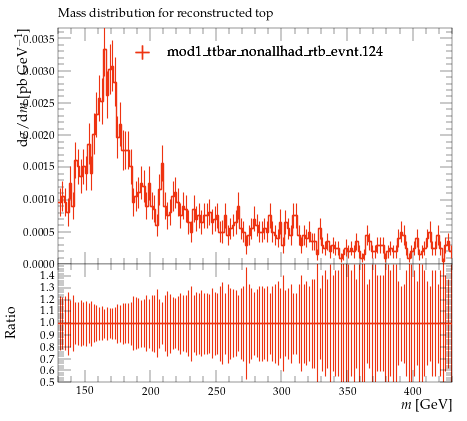

Generate this figure with Python:
#! /usr/bin/env python

# This Python script was auto-generated using YODA v2.0.2.
# Analysis object: /MC_TTBAR/onelep_t_mass
# Timestamp: 07-08-2026 (10:19:45)

import matplotlib as mpl
import matplotlib.pyplot as plt
mpl.use('Agg') # comment out for interactive use
import os
import numpy as np

plotDir = os.path.split(os.path.realpath(__file__))[0]
if 'YODA_USER_PLOT_PATH' in globals():
    plot_outdir = globals()['YODA_USER_PLOT_PATH']
else:
    plot_outdir = plotDir

#plot style
plt.style.use(os.path.join(plotDir, '../default.mplstyle'))
# plot metadata
figW, figH = plt.rcParams['figure.figsize']
ax_xLabel = r'$m$ [GeV]'
ax_yLabel = r'$\mathrm{d}\sigma/\mathrm{d}m$ [pb GeV$^{-1}$]'
ax_title  = r'Mass distribution for reconstructed top'
ax_xScale = 'linear'
ax_yScale = 'linear'
xLims = (130.0, 430.0)
yLims = (0.0, 0.0036658633)

# TeX-friendly labels for the legend
labels = {
    'legend' : ([ r"mod1\_ttbar\_nonallhad\_rtb\_evnt.124" ], r""),
}

# Adjust canvas width and height
canvasW = 10.0
canvasH = 9.0
figW *= canvasW/10.
figH *= canvasH/9.

# Create figure and axis objects
fig, (ax, ratio0_ax) = plt.subplots(2, 1, sharex=True,
                  figsize=(figW,figH), gridspec_kw={'height_ratios': (6.0, 3.0)})

# Set figure margins
plt.subplots_adjust(
    left   = 1.0 * plt.rcParams['figure.subplot.left'],
    right  = 1.0 * plt.rcParams['figure.subplot.right'],
    top    = 1.0 * plt.rcParams['figure.subplot.top'],
    bottom = 1.0 * plt.rcParams['figure.subplot.bottom'])

ratio0_ax.yaxis.set_major_locator(mpl.ticker.MultipleLocator(0.1))
ratio0_ax.set_ylim(0.5, 1.4999)
ratio0_ax.set_ylabel('Ratio')

# the numerical data is stored in a separate file
dataf = dict()
prefix = os.path.split(__file__)[0]
if prefix:    prefix = prefix + '/'
exec(open(prefix+'onelep_t_mass__data.py').read(), dataf)


legend_handles = dict() # keep track of handles for the legend

# style options for curves
# starts at zorder>=5 to draw curve on top of legend
styles = {
  'mod1_ttbar_nonallhad_rtb_evnt.124.yoda.gz': {
    'color' : '#EE3311',
    'linestyle' : '-',
    'linewidth' : 1,
    'marker' : 'none',
    'markersize' : 2,
    'capsize' : 0.0,
    'zorder' : 5,
    'histstyle' : 1,
    'drawstyle' : 'steps-pre',
    'xerrorbars' : 1,
    'yerrorbars' : 1,
    'fillcolor' : None,
    'fillopacity' : 1.0,
    'ratio0_linestyle' : '-',
    'ratio0_linewidth' : 1,
    'ratio0_marker' : 'none',
    'ratio0_markersize' : 2,
    'ratio0_capsize' : 0.0,
    'ratio0_zorder' : 5,
    'ratio0_histstyle' : 1,
    'ratio0_drawstyle' : 'steps-pre',
    'ratio0_xerrorbars' : 1,
    'ratio0_yerrorbars' : 1,
  },
}

# curve from input yoda files in main panel
for label, yvals in dataf['yvals'].items():
    if all(np.isnan(v) for v in dataf['yvals'][label]):
        continue
    tmp = None
    if styles[label]['histstyle']: # draw as histogram
        xpos = dataf['xedges'][label] if styles[label]['drawstyle'] else dataf['xpoints'][label]
        ypos = np.insert(yvals, 0, yvals[0]) if styles[label]['drawstyle'] else yvals
        if styles[label]['fillcolor']: # fill area below curve
            ax.fill_between(xpos, ypos, step='pre',
                            color=styles[label]['fillcolor'],
                            alpha=styles[label]['fillopacity'])
        tmp, = ax.plot(xpos, ypos,
                       color=styles[label]['color'],
                       linestyle=styles[label]['linestyle'],
                       linewidth=styles[label]['linewidth'],
                       drawstyle=styles[label]['drawstyle'], solid_joinstyle='miter',
                       zorder=styles[label]['zorder'], label=label)
    tmp = ax.errorbar(dataf['xpoints'][label], yvals,
                      xerr=np.array(dataf['xerrs'][label])*styles[label]['xerrorbars'],
                      yerr=np.array(dataf['yerrs'][label])*styles[label]['yerrorbars'],
                      fmt=styles[label]['marker'], capsize=styles[label]['capsize'],
                      markersize=styles[label]['markersize'],
                      ecolor=styles[label]['color'],
                      color=styles[label]['color'], zorder=styles[label]['zorder'])
    tmp[-1][0].set_linestyle(styles[label]['linestyle'])
    tmp[-1][0].set_linewidth(styles[label]['linewidth'])
    if label in dataf['add_legend_handle']:  legend_handles[label] = tmp
    for varLabel in dataf['variation_yvals'].keys():
        if varLabel.startswith(label):
            tmp, = ax.plot(dataf['xedges'][label], dataf['variation_yvals'][varLabel],
                           color=styles[label]['color'],
                           linestyle=styles[label]['linestyle'],
                           linewidth=styles[label]['linewidth'],
                           drawstyle='steps-pre', solid_joinstyle='miter',
                           zorder=styles[label]['zorder'], alpha=0.5)


# plots on ratio panel
# curve from input yoda files in ratio panel
for label, yvals in dataf['ratio0_yvals'].items():
    if all(np.isnan(v) for v in yvals):
        continue
    if styles[label]['ratio0_histstyle']: # plot as histogram
        xpos = dataf['xedges']['mod1_ttbar_nonallhad_rtb_evnt.124.yoda.gz'] if styles[label]['ratio0_drawstyle'] else dataf['xpoints']['mod1_ttbar_nonallhad_rtb_evnt.124.yoda.gz']
        ypos = np.insert(yvals, 0, yvals[0]) if styles[label]['ratio0_drawstyle'] else yvals
        ratio0_ax.plot(xpos, ypos,
                       color=styles[label]['color'],
                       linewidth=styles[label]['linewidth'],
                       linestyle=styles[label]['ratio0_linestyle'],
                       drawstyle=styles[label]['ratio0_drawstyle'], zorder=styles[label]['zorder'],
                       solid_joinstyle='miter')
    tmp = ratio0_ax.errorbar(dataf['xpoints']['mod1_ttbar_nonallhad_rtb_evnt.124.yoda.gz'], yvals,
                             xerr=np.array(dataf['ref_xerrs'])*styles[label]['ratio0_xerrorbars'],
                             yerr=np.array(dataf['ratio0_yerrs'][label])*styles[label]['ratio0_yerrorbars'],
                             fmt=styles[label]['ratio0_marker'], capsize=styles[label]['ratio0_capsize'],
                             markersize=styles[label]['ratio0_markersize'],
                             ecolor=styles[label]['color'],
                             color=styles[label]['color'])
    tmp[-1][0].set_linestyle(styles[label]['ratio0_linestyle'])
    tmp[-1][0].set_linewidth(styles[label]['ratio0_linewidth'])

    for varlabel in dataf['ratio0_variation_vals'].keys():
        if varlabel.startswith(label):
            ratio0_ax.plot(dataf['xedges']['mod1_ttbar_nonallhad_rtb_evnt.124.yoda.gz'],
                            dataf['ratio0_variation_vals'][varlabel],
                            color=styles[label]['color'],
                            linestyle=styles[label]['linestyle'],
                            linewidth=styles[label]['linewidth'],
                            drawstyle='steps-pre', solid_joinstyle='miter',
                            zorder=1, alpha=0.5)

legend_items = list(legend_handles.values())
ax.add_artist(ax.legend(legend_items,
                        labels['legend'][0],
                        title=labels['legend'][1],
                        alignment='left',
                        loc='upper center',
                        bbox_to_anchor=(0.5, 0.97)))

# set plot metadata as defined above
ratio0_ax.set_xlabel(ax_xLabel)
ratio0_ax.xaxis.set_label_coords(1., -0.15)
ax.set_ylabel(ax_yLabel, ha='right', va='top')
ax.yaxis.set_label_coords(-0.11, 1.0)
ax.set_title(ax_title, loc='left')
ax.set_xscale(ax_xScale)
ax.set_yscale(ax_yScale)
ax.set_xlim(xLims)
ax.set_ylim(yLims)

# tick formatting
plt.rcParams['xtick.top'] = True
plt.rcParams['ytick.right'] = True
fig.align_ylabels((ax, ratio0_ax))
plt.savefig(os.path.join(plot_outdir, 'onelep_t_mass.pdf'), format='PDF')
plt.savefig(os.path.join(plot_outdir, 'onelep_t_mass.png'), format='PNG')

plt.close(fig)
